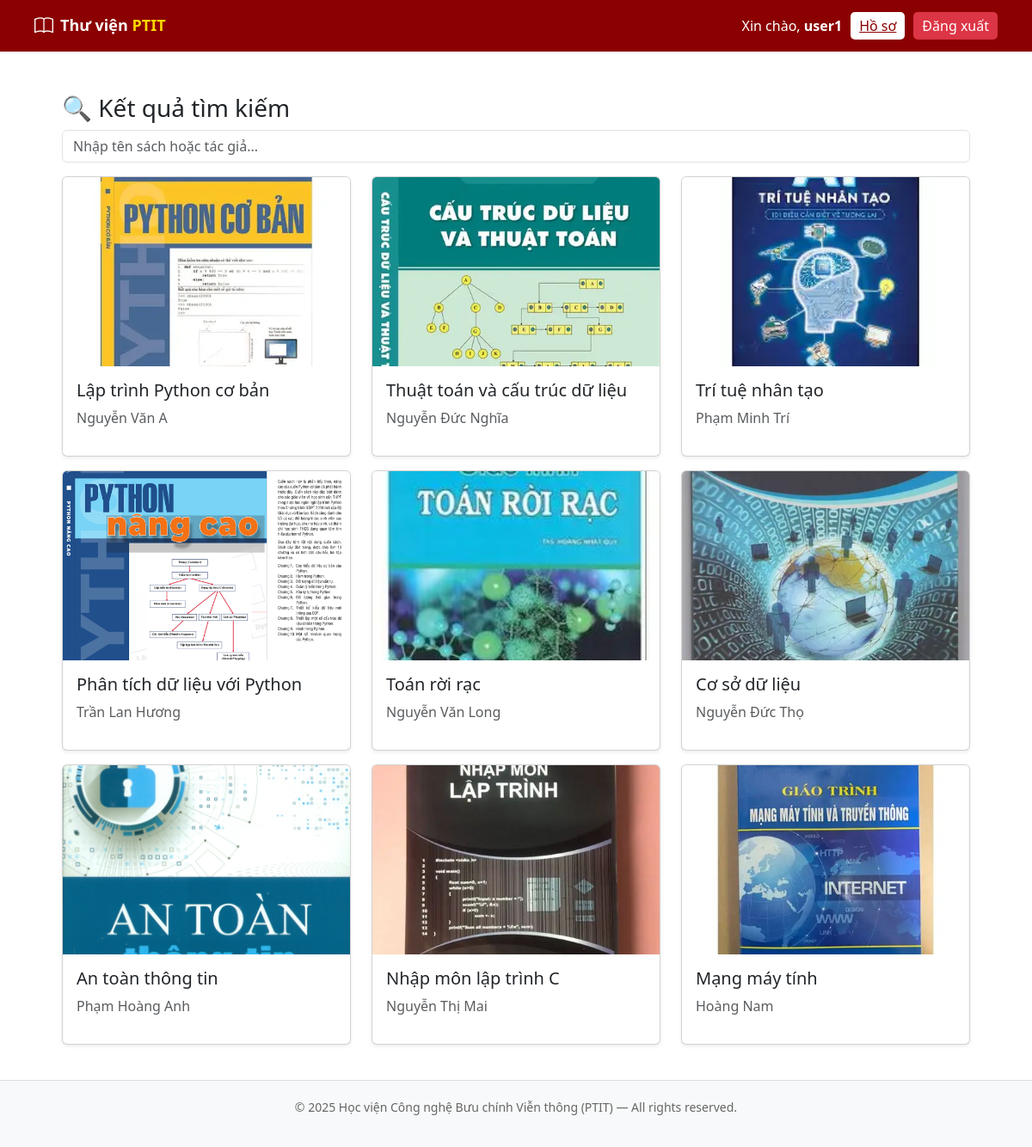
Page /borrower/search/ (signed in) on the committed database.
### manager/models.py (models this page shows, shortened)
class Book(models.Model):
    title = models.CharField(max_length=255, verbose_name="Tên sách")
    author = models.CharField(max_length=255, verbose_name="Tác giả")
    year = models.PositiveIntegerField(verbose_name="Năm xuất bản", null=True, blank=True)
    category = models.CharField(max_length=100, verbose_name="Thể loại", blank=True, null=True)
    description = models.TextField(blank=True, null=True)
    total_copies = models.PositiveIntegerField(default=1)
    available_copies = models.PositiveIntegerField(default=1)
    cover = models.ImageField(upload_to='book_images/', blank=True, null=True)
    created_at = models.DateTimeField(auto_now_add=True)

### borrower/views.py (the view)
# urls.py: path("search/", views.search, name="search"),
@login_required
def search(request):
    query = request.GET.get("q", "")
    books = Book.objects.all()
    if query:
        books = books.filter(title__icontains=query) | books.filter(author__icontains=query)
    else:
        messages.info(request, "🔍 Hãy nhập tên hoặc tác giả để tìm sách.")
    paginator = Paginator(books, 9)
    page_number = request.GET.get("page")
    page_obj = paginator.get_page(page_number)
    return render(request, "borrower/search.html", {
        "query": query,
        "page_obj": page_obj,
    })

### borrower/templates/borrower/search.html
{% extends "base.html" %}
{% block content %}
<div class="container mt-4">
  <h3>🔍 Kết quả tìm kiếm</h3>
  <form method="get" class="mb-3">
    <input type="text" name="q" value="{{ query }}" class="form-control" placeholder="Nhập tên sách hoặc tác giả...">
  </form>
  {% if page_obj %}
    <div class="row">
      {% for book in page_obj %}
        <div class="col-md-4 mb-3">
          <div class="card h-100 shadow-sm">
            {% if book.cover %}
              <img src="{{ book.cover.url }}" class="card-img-top" style="height: 220px; object-fit: cover;">
            {% else %}
              <div class="text-center p-5 text-muted">Không có ảnh</div>
            {% endif %}
            <div class="card-body">
              <h5>{{ book.title }}</h5>
              <p class="text-muted">{{ book.author }}</p>
            </div>
          </div>
        </div>
      {% empty %}
        <p class="text-muted">Không tìm thấy sách nào.</p>
      {% endfor %}
    </div>
  {% endif %}
</div>
{% endblock %}

### templates/base.html (shortened to what this page needs)
{% load static %}
<!DOCTYPE html>
<html lang="vi">
<head>
    <link href="https://cdn.jsdelivr.net/npm/bootstrap@5.3.3/dist/css/bootstrap.min.css" rel="stylesheet">
    <link href="https://cdn.jsdelivr.net/npm/bootstrap-icons@1.11.3/font/bootstrap-icons.css" rel="stylesheet">
</head>
<body>
    <header>
        <div class="header-left">
            {% if user.is_authenticated %}
                {% if user.is_staff %}
                    <a href="{% url 'manager:home' %}" class="d-flex align-items-center text-white text-decoration-none">
                        <i class="bi bi-book logo"></i>
                        <h1 class="ms-2">Thư viện <span>PTIT</span></h1>
                    </a>
                {% else %}
                    <a href="{% url 'borrower:home' %}" class="d-flex align-items-center text-white text-decoration-none">
                        <i class="bi bi-book logo"></i>
                        <h1 class="ms-2">Thư viện <span>PTIT</span></h1>
                    </a>
                {% endif %}
            {% else %}
                <a href="{% url 'login' %}" class="d-flex align-items-center text-white text-decoration-none">
                    <i class="bi bi-book logo"></i>
                    <h1 class="ms-2">Thư viện <span>PTIT</span></h1>
                </a>
            {% endif %}
        </div>
        <div class="user-section">
            {% if user.is_authenticated %}
                <span>Xin chào, <strong>{{ user.username }}</strong></span>
                {% if user.is_staff %}
                    <a href="{% url 'manager:profile' %}" class="btn-profile">Hồ sơ</a>
                {% else %}
                    <a href="{% url 'borrower:profile' %}" class="btn-profile">Hồ sơ</a>
                {% endif %}
                <form method="post" action="{% url 'logout' %}" style="display:inline;">
                    <button type="submit" class="btn-logout">Đăng xuất</button>
                </form>
            {% else %}
                <a href="{% url 'login' %}" class="btn btn-light text-dark">Đăng nhập</a>
            {% endif %}
        </div>
    </header>
    <main>
        {% block content %}{% endblock %}
    </main>
    <footer>
        <p>© 2025 Học viện Công nghệ Bưu chính Viễn thông (PTIT) — All rights reserved.</p>
    </footer>
</body>
</html>

### templates/base.html (style rules this page uses)
header { background-color: #8B0000; color: white; padding: 10px 40px; display: flex; justify-content: space-between; align-items: center; height: 60px; }
.header-left { display: flex; align-items: center; gap: 10px; }
.header-left .logo { font-size: 22px; }
.header-left h1 { font-size: 18px; font-weight: bold; margin: 0; }
.header-left span { color: #FFD700; }
.user-section { display: flex; align-items: center; gap: 10px; }
.btn-profile { background-color: white; color: #8B0000; border: none; font-weight: 500; border-radius: 5px; padding: 4px 10px; }
.btn-logout { background-color: #dc3545; color: white; border: none; border-radius: 5px; padding: 4px 10px; }
main { padding: 25px 60px; background-color: #fff; min-height: calc(100vh - 120px); }
footer { text-align: center; padding: 20px; color: #666; font-size: 14px; border-top: 1px solid #ddd; background-color: #f8f9fa; }

### rows in the picture
Book: cover (picture), title "Lập trình Python cơ bản", author "Nguyễn Văn A"
Book: cover (picture), title "Thuật toán và cấu trúc dữ liệu", author "Nguyễn Đức Nghĩa"
Book: cover (picture), title "Trí tuệ nhân tạo", author "Phạm Minh Trí"
Book: cover (picture), title "Phân tích dữ liệu với Python", author "Trần Lan Hương"
Book: cover (picture), title "Toán rời rạc", author "Nguyễn Văn Long"
Book: cover (picture), title "Cơ sở dữ liệu", author "Nguyễn Đức Thọ"
Book: cover (picture), title "An toàn thông tin", author "Phạm Hoàng Anh"
Book: cover (picture), title "Nhập môn lập trình C", author "Nguyễn Thị Mai"
Book: cover (picture), title "Mạng máy tính", author "Hoàng Nam"

### other values in the picture
{{ user.username }} "user1"
